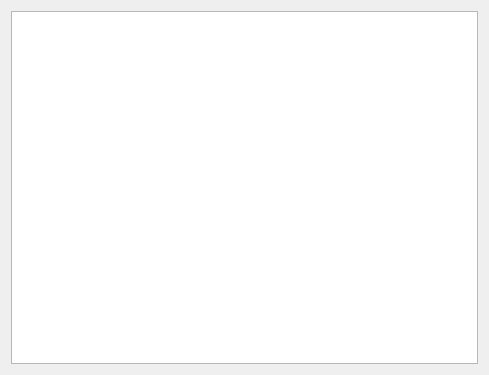
<?xml version="1.0" encoding="UTF-8"?>
<ui version="4.0">
 <class>AboutDialog</class>
 <widget class="QDialog" name="AboutDialog">
  <property name="geometry">
   <rect>
    <x>0</x>
    <y>0</y>
    <width>489</width>
    <height>375</height>
   </rect>
  </property>
  <property name="windowTitle">
   <string>Dialog</string>
  </property>
  <layout class="QGridLayout" name="gridLayout">
   <item row="0" column="0">
    <widget class="QListView" name="licenseListView">
     <property name="selectionMode">
      <enum>QAbstractItemView::NoSelection</enum>
     </property>
     <property name="selectionBehavior">
      <enum>QAbstractItemView::SelectRows</enum>
     </property>
    </widget>
   </item>
  </layout>
 </widget>
 <resources/>
 <connections/>
</ui>
